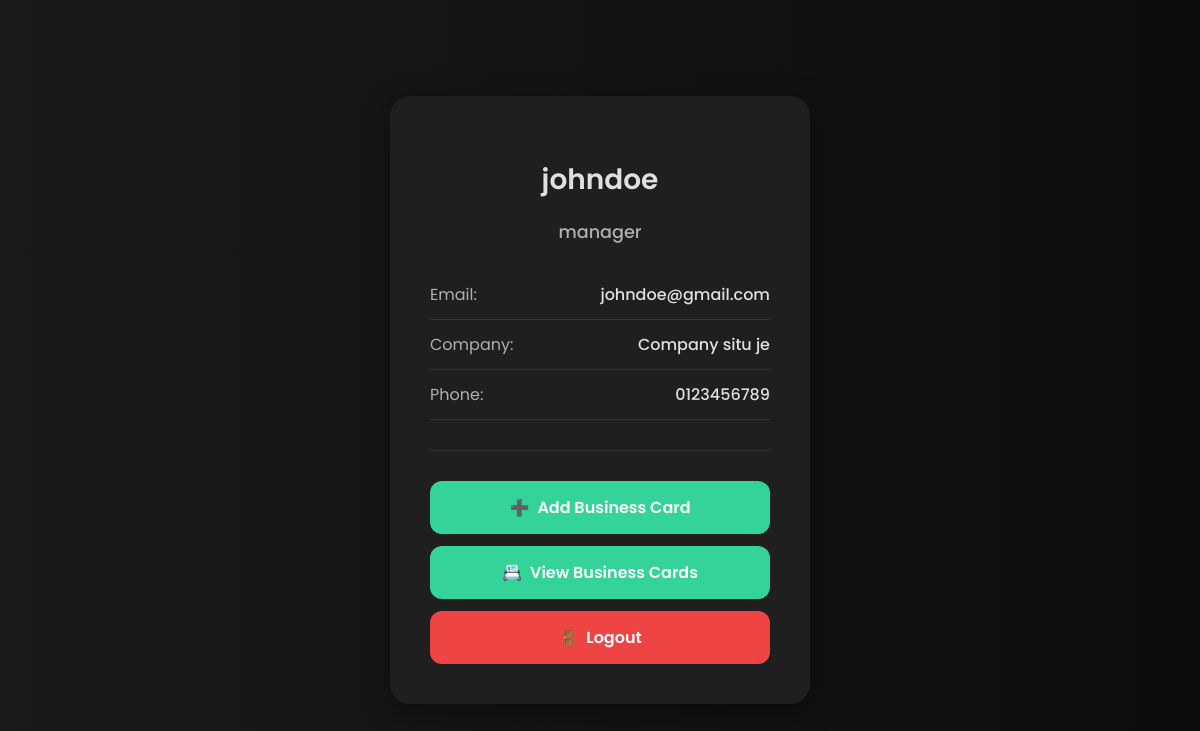
Page /u/johndoe/ on the committed database.
### cards/models.py (models this page shows, shortened)
class UserProfile(models.Model):
    user = models.OneToOneField(User, on_delete=models.CASCADE)
    full_name = models.CharField(max_length=100)
    job_title = models.CharField(max_length=100, blank=True)
    company = models.CharField(max_length=100, blank=True)
    phone = models.CharField(max_length=20, blank=True)
    website = models.URLField(blank=True)
    profile_url = models.SlugField(unique=True, blank=True)  # unique link

### cards/views.py (the view)
# urls.py: path("u/<slug:profile_url>/", views.profile_view, name="profile"),
def profile_view(request, profile_url):
    profile = get_object_or_404(UserProfile, profile_url=profile_url)
    return render(request, "cards/profile.html", {"profile": profile})

### cards/templates/cards/profile.html (shortened to what this page needs)
<!DOCTYPE html>
<html lang="en">
<head>
</head>
<body>
    <div class="container">
        <h2>{{ profile.user.username }}</h2>
        <p class="job-title">{{ profile.job_title }}</p>
        <ul class="info-list">
            <li>Email: <strong>{{ profile.user.email }}</strong></li>
            <li>Company: <strong>{{ profile.company }}</strong></li>
            <li>Phone: <strong>{{ profile.phone }}</strong></li>
        </ul>
        <hr>
        <div class="btn-container">
            <a href="{% url 'add_business_card' %}" class="btn"><span>➕</span> Add Business Card</a>
            <a href="{% url 'businesscard_list' %}" class="btn"><span>📇</span> View Business Cards</a>
            <a href="{% url 'logout' %}" class="btn logout-btn"><span>🚪</span> Logout</a>
        </div>
    </div>
</body>
</html>

### cards/templates/cards/profile.html (style rules this page uses)
:root { --bg-color: #0d0d0d; --container-bg: #1f1f1f; --primary-text: #e0e0e0; --secondary-text: #b0b0b0; --accent-color: #34d399; --button-color: #34d399; --button-hover: #10b981; --logout-btn: #ef4444; --logout-hover: #dc2626; --shadow-light: rgba(0, 0, 0, 0.4); --shadow-heavy: rgba(0, 0, 0, 0.6); --border-color: #333; }
*, *::before, *::after { box-sizing: border-box; }
body { font-family: 'Poppins', sans-serif; background: linear-gradient(to right, #1a1a1a, #0d0d0d); display: flex; justify-content: center; align-items: center; min-height: 100vh; margin: 0; padding: 20px; }
.container { background: var(--container-bg); padding: 40px; border-radius: 20px; box-shadow: 0 8px 30px var(--shadow-light); width: 100%; max-width: 420px; text-align: center; transition: transform 0.3s ease, box-shadow 0.3s ease; }
.container h2 { margin-bottom: 5px; color: var(--primary-text); font-weight: 600; font-size: 1.75rem; }
.container .job-title { color: var(--secondary-text); font-weight: 500; font-size: 1.1rem; margin-bottom: 25px; }
.info-list { list-style: none; padding: 0; margin: 0; text-align: left; }
.info-list li { display: flex; justify-content: space-between; padding: 12px 0; font-size: 1rem; border-bottom: 1px solid var(--border-color); color: var(--secondary-text); }
.info-list li strong { color: var(--primary-text); font-weight: 500; }
hr { border: none; height: 1px; background-color: var(--border-color); margin: 30px 0; }
.btn-container { display: flex; flex-direction: column; gap: 12px; }
.btn { display: flex; align-items: center; justify-content: center; gap: 8px; text-decoration: none; background: var(--button-color); color: white; padding: 14px 20px; border-radius: 12px; border: none; cursor: pointer; font-weight: 600; font-size: 1rem; transition: background 0.3s ease, transform 0.2s ease; }
.logout-btn { background: var(--logout-btn); }

### rows in the picture
UserProfile: user.username "johndoe", job_title "manager", user.email "johndoe@gmail.com", company "Company situ je", phone "0123456789"
